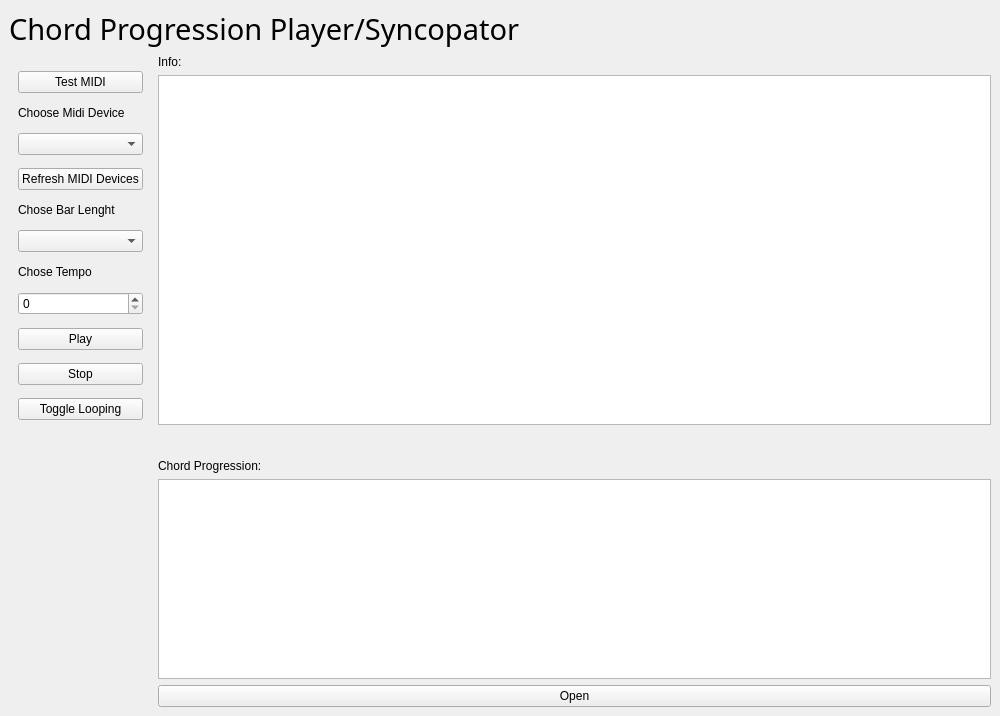
<?xml version="1.0" encoding="UTF-8"?>
<ui version="4.0">
 <class>MainWindow</class>
 <widget class="QMainWindow" name="MainWindow">
  <property name="geometry">
   <rect>
    <x>0</x>
    <y>0</y>
    <width>1000</width>
    <height>716</height>
   </rect>
  </property>
  <property name="windowTitle">
   <string>Chord Prog Syncopator</string>
  </property>
  <widget class="QWidget" name="centralwidget">
   <property name="minimumSize">
    <size>
     <width>800</width>
     <height>0</height>
    </size>
   </property>
   <layout class="QVBoxLayout" name="verticalLayout">
    <item>
     <widget class="QLabel" name="label_6">
      <property name="font">
       <font>
        <family>Petaluma Script</family>
        <pointsize>22</pointsize>
       </font>
      </property>
      <property name="text">
       <string>Chord Progression Player/Syncopator</string>
      </property>
     </widget>
    </item>
    <item>
     <layout class="QHBoxLayout" name="horizontalLayout_2">
      <item>
       <widget class="QFrame" name="verticalFrame_2">
        <property name="maximumSize">
         <size>
          <width>250</width>
          <height>16777206</height>
         </size>
        </property>
        <layout class="QVBoxLayout" name="verticalLayout_3">
         <item>
          <widget class="QPushButton" name="btn_test">
           <property name="text">
            <string>Test MIDI</string>
           </property>
          </widget>
         </item>
         <item>
          <widget class="QLabel" name="label_2">
           <property name="maximumSize">
            <size>
             <width>16777215</width>
             <height>14</height>
            </size>
           </property>
           <property name="text">
            <string>Choose Midi Device</string>
           </property>
          </widget>
         </item>
         <item>
          <widget class="QComboBox" name="combo_device"/>
         </item>
         <item>
          <widget class="QPushButton" name="btn_refresh">
           <property name="text">
            <string>Refresh MIDI Devices</string>
           </property>
          </widget>
         </item>
         <item>
          <widget class="QLabel" name="label_3">
           <property name="maximumSize">
            <size>
             <width>16777215</width>
             <height>14</height>
            </size>
           </property>
           <property name="text">
            <string>Chose Bar Lenght</string>
           </property>
          </widget>
         </item>
         <item>
          <widget class="QComboBox" name="combo_bar_length"/>
         </item>
         <item>
          <widget class="QLabel" name="label_4">
           <property name="maximumSize">
            <size>
             <width>16777215</width>
             <height>14</height>
            </size>
           </property>
           <property name="text">
            <string>Chose Tempo</string>
           </property>
          </widget>
         </item>
         <item>
          <widget class="QSpinBox" name="spinbox_tempo"/>
         </item>
         <item>
          <widget class="QPushButton" name="btn_play">
           <property name="text">
            <string>Play</string>
           </property>
          </widget>
         </item>
         <item>
          <widget class="QPushButton" name="btn_stop">
           <property name="text">
            <string>Stop</string>
           </property>
          </widget>
         </item>
         <item>
          <widget class="QPushButton" name="btn_loop">
           <property name="text">
            <string>Toggle Looping</string>
           </property>
          </widget>
         </item>
         <item>
          <widget class="QLabel" name="label_7">
           <property name="maximumSize">
            <size>
             <width>250</width>
             <height>250</height>
            </size>
           </property>
           <property name="text">
            <string/>
           </property>
           <property name="pixmap">
            <pixmap>boogie.jpg</pixmap>
           </property>
           <property name="scaledContents">
            <bool>true</bool>
           </property>
          </widget>
         </item>
        </layout>
       </widget>
      </item>
      <item>
       <layout class="QVBoxLayout" name="verticalLayout_2">
        <item>
         <widget class="QLabel" name="label">
          <property name="text">
           <string>Info:</string>
          </property>
         </widget>
        </item>
        <item>
         <widget class="QTextEdit" name="text_area">
          <property name="maximumSize">
           <size>
            <width>16777215</width>
            <height>400</height>
           </size>
          </property>
          <property name="readOnly">
           <bool>true</bool>
          </property>
         </widget>
        </item>
        <item>
         <widget class="QLabel" name="label_tonality">
          <property name="font">
           <font>
            <family>Noto Sans Black</family>
            <pointsize>12</pointsize>
            <weight>75</weight>
            <bold>true</bold>
           </font>
          </property>
         </widget>
        </item>
        <item>
         <widget class="QLabel" name="label_5">
          <property name="text">
           <string>Chord Progression:</string>
          </property>
         </widget>
        </item>
        <item>
         <widget class="QGraphicsView" name="graphicsView">
          <property name="maximumSize">
           <size>
            <width>16777215</width>
            <height>200</height>
           </size>
          </property>
          <property name="baseSize">
           <size>
            <width>1500</width>
            <height>0</height>
           </size>
          </property>
          <property name="scene" stdset="0">
           <string notr="true">scene</string>
          </property>
         </widget>
        </item>
        <item>
         <widget class="QPushButton" name="btn_open">
          <property name="text">
           <string>Open</string>
          </property>
         </widget>
        </item>
       </layout>
      </item>
     </layout>
    </item>
   </layout>
  </widget>
 </widget>
 <resources/>
 <connections/>
</ui>
